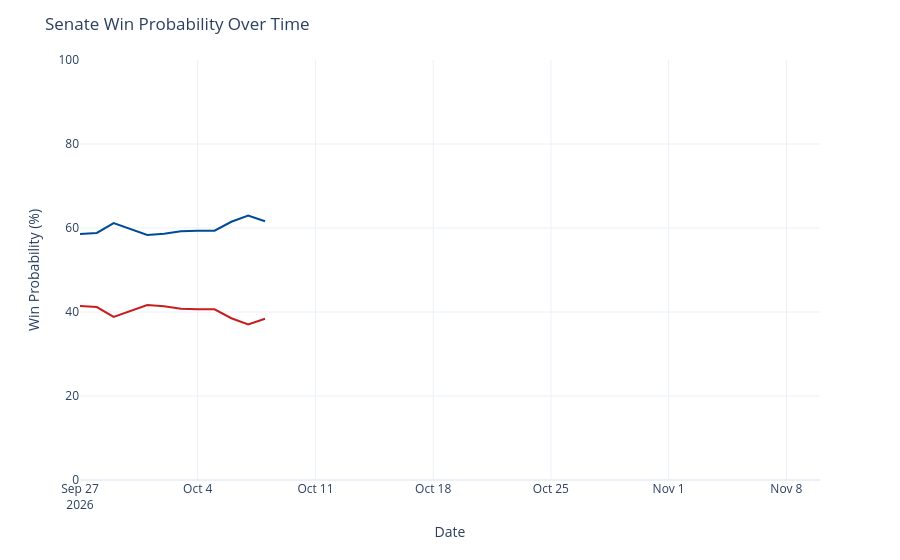

Notebook code cell kept with this figure:
### Code cell
chance_over_time = output_ts[(output_ts['geo'] == 'US Senate') &
                             (output_ts['type'] == 'chance')]
chance_over_time['rep_chance'] = chance_over_time['y'].map(lambda x: 100 - x)
chance_over_time = chance_over_time.rename({'y': 'Democrats', 'rep_chance': 'Republicans'}, axis=1)
chance_time_ser = px.line(chance_over_time, x='date', y=['Democrats', 'Republicans'], template='plotly_white',
                         color_discrete_map={'Democrats': '#004b97', 'Republicans': '#c71e1d'},)
chance_time_ser.update_traces(hovertemplate="%{y:.1f}%")
chance_time_ser.update_layout(
    xaxis=dict(range=[pd.to_datetime('2026-09-27'), pd.to_datetime('2026-11-10')]),
    yaxis=dict(range=[0, 100]),
    xaxis_title='Date',
    yaxis_title='Win Probability (%)',
    title=dict(text="Senate Win Probability Over Time"),
    hovermode="x",
    showlegend=False
)
chance_time_ser

### Figure 1 — Plotly figure (JSON) as saved in the notebook; plotly's stock layout.template omitted (floating-point values rounded to 4 significant figures)
{"data": [{"hovertemplate": "%{y:.1f}%", "legendgroup": "Democrats", "line": {"color": "#004b97", "dash": "solid"}, "marker": {"symbol": "circle"}, "mode": "lines", "name": "Democrats", "orientation": "v", "showlegend": true, "type": "scatter", "x": ["2026-09-27", "2026-09-28", "2026-09-29", "2026-09-30", "2026-10-01", "2026-10-02", "2026-10-03", "2026-10-04", "2026-10-05", "2026-10-06", "2026-10-07", "2026-10-08"], "xaxis": "x", "y": [58.6, 58.83, 61.17, 59.8, 58.36, 58.64, 59.21, 59.34, 59.36, 61.49, 62.99, 61.61], "yaxis": "y"}, {"hovertemplate": "%{y:.1f}%", "legendgroup": "Republicans", "line": {"color": "#c71e1d", "dash": "solid"}, "marker": {"symbol": "circle"}, "mode": "lines", "name": "Republicans", "orientation": "v", "showlegend": true, "type": "scatter", "x": ["2026-09-27", "2026-09-28", "2026-09-29", "2026-09-30", "2026-10-01", "2026-10-02", "2026-10-03", "2026-10-04", "2026-10-05", "2026-10-06", "2026-10-07", "2026-10-08"], "xaxis": "x", "y": [41.4, 41.17, 38.83, 40.2, 41.64, 41.36, 40.79, 40.66, 40.64, 38.51, 37.01, 38.39], "yaxis": "y"}], "layout": {"hovermode": "x", "legend": {"title": {"text": "variable"}, "tracegroupgap": 0}, "margin": {"t": 60}, "showlegend": false, "title": {"text": "Senate Win Probability Over Time"}, "xaxis": {"anchor": "y", "domain": [0, 1], "range": ["2026-09-27T00:00:00", "2026-11-10T00:00:00"], "title": {"text": "Date"}}, "yaxis": {"anchor": "x", "domain": [0, 1], "range": [0, 100], "title": {"text": "Win Probability (%)"}}}}
